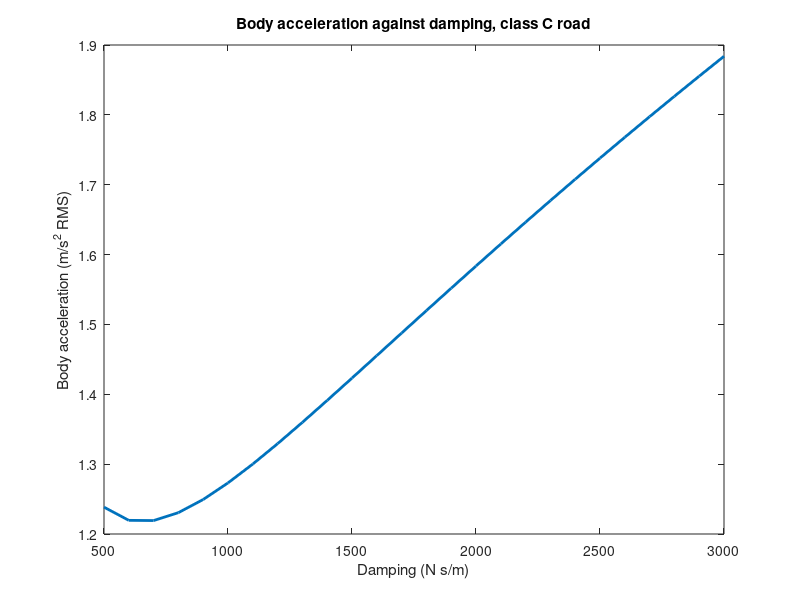

MATLAB code to generate this figure:
% Ride on an ISO 8608 class C road at 72 km/h: body acceleration RMS of a quarter car
% against damping, from the road spectrum and the frequency response.
ms = 290;  mu = 15;  ks = 16200;  kt = 191000;  V = 20;      % kg, kg, N/m, N/m, m/s
Gd0 = 256e-6;  n0 = 0.1;                                    % class C at 0.1 cycles/m
f = linspace(0.1, 50, 4000)';  s = 1i*2*pi*f;
Gz = Gd0 * (f/V/n0).^(-2) / V;                              % road input PSD (m^2/Hz)
damping = linspace(500, 3000, 26);
rms = zeros(size(damping));
for j = 1:numel(damping)
    c = damping(j);
    den = (ms*s.^2 + c*s + ks).*(mu*s.^2 + c*s + ks + kt) - (c*s + ks).^2;
    H = s.^2 .* kt.*(c*s + ks) ./ den;
    rms(j) = sqrt(trapz(f, abs(H).^2 .* Gz));
end
[best, k] = min(rms);
fprintf('lowest body acceleration %.2f m/s^2 RMS at %.0f N s/m\n', best, damping(k));
fprintf('%.2f m/s^2 at 3,000 N s/m\n', rms(end));

plot(damping, rms, 'LineWidth', 2);
title('Body acceleration against damping, class C road');
xlabel('Damping (N s/m)');
ylabel('Body acceleration (m/s^2 RMS)');
